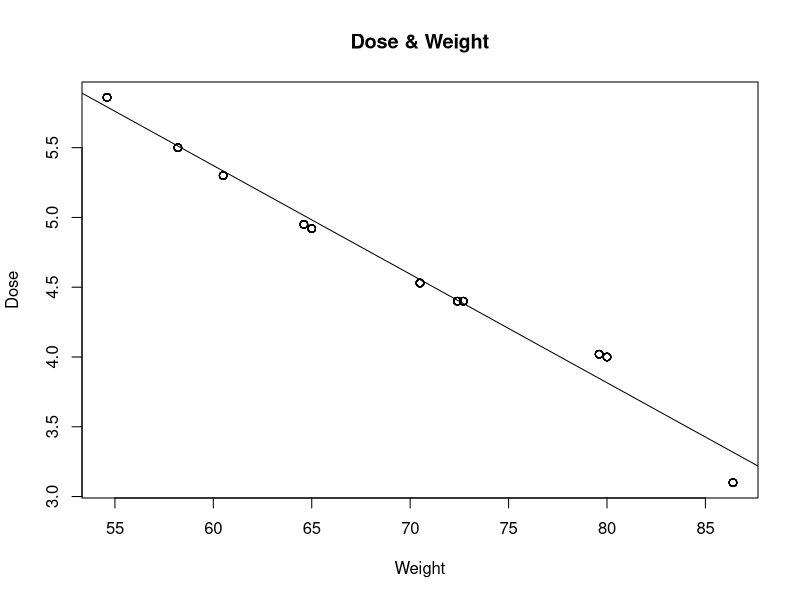
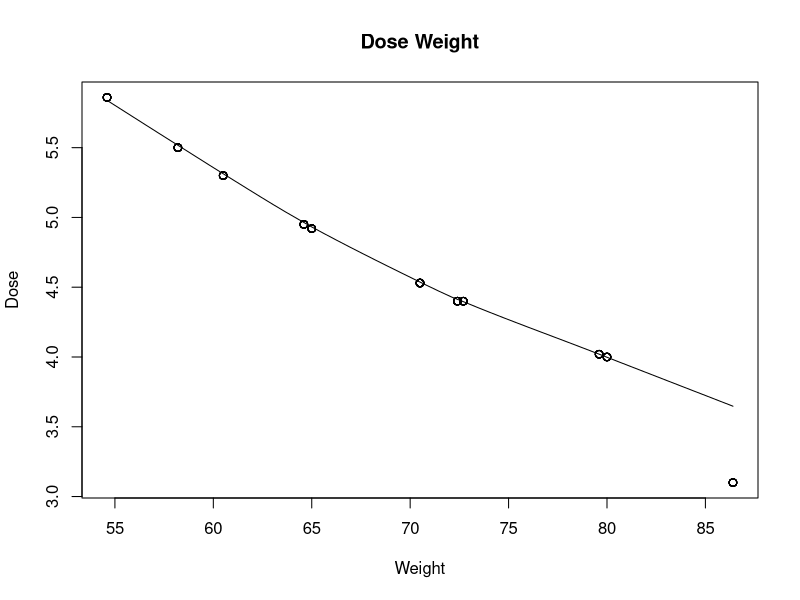

R code for these plots, in order:
data(Theoph)

x = Theoph$Wt
y = Theoph$Dose
model1 <- lm(y~x)

print(model1)
print(summary(model1))

plot(y=Theoph$Dose, x=Theoph$Wt, main = "Dose & Weight", abline(lm(Dose~Wt, data=Theoph)), xlab = "Weight", ylab = "Dose")
scatter.smooth(y=Theoph$Dose, x=Theoph$Wt, main="Dose Weight", xlab = "Weight", ylab = "Dose")

newweight <- data.frame(x=c(90, 95, 100))
result <- predict(model1, newweight)
print(result)
